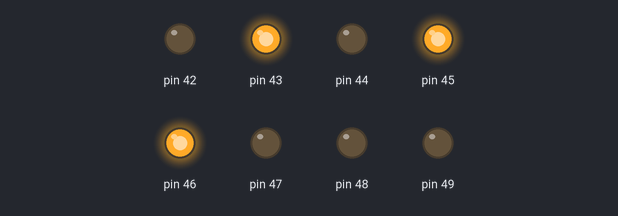
A sketch run on a simulated Arduino Mega 2560, built with avr-gcc and run on an emulated ATmega2560. On the bench: output pins drawn as LEDs (lit = HIGH).

Above: at 0.1 s.
At 0.6 s:
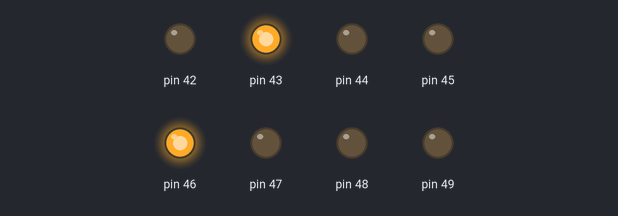
Timing chart, 0 to 2.1 s (numbered marks = the images above):
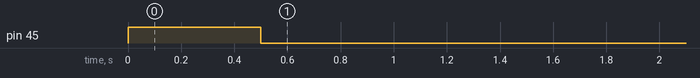

The sketch:

05-light_sequencer_byte.ino
```cpp
// DDRL  = 0b11111111; // Using 6 leds so
//         0b000000xx     Last 2 not usable
// PORTL = 0b10101000;
byte start = 2;

void setup()
{
    DDRL   = 0b11111111; // Port L def en tant que sortie
    PORTL  = 0b01011000;
    delay(500);
    PORTL &= 0b11101111;
}

void loop()
{
    // PORTL = 1 << position++;
    // if (position > 7) position = 2;
    // delay(500);
}

/* Récap Mega 2560
Port B
Pin Number	Bit Mask	Binary Representation
53	PB0	0b00000001
52	PB1	0b00000010
51	PB2	0b00000100
50	PB3	0b00001000
10	PB4	0b00010000
11	PB5	0b00100000
12	PB6	0b01000000
13	PB7	0b10000000
Port C
Pin Number	Bit Mask	Binary Representation
37	PC0	0b00000001
36	PC1	0b00000010
35	PC2	0b00000100
34	PC3	0b00001000
33	PC4	0b00010000
32	PC5	0b00100000
31	PC6	0b01000000
30	PC7	0b10000000
Port D
Pin Number	Bit Mask	Binary Representation
21	PD0	0b00000001
20	PD1	0b00000010
19	PD2	0b00000100
18	PD3	0b00001000
38	PD4	0b00010000
39	PD5	0b00100000
40	PD6	0b01000000
41	PD7	0b10000000
Port E
Pin Number	Bit Mask	Binary Representation
0	PE0	0b00000001
1	PE1	0b00000010
5	PE3	0b00001000
2	PE4	0b00010000
3	PE5	0b00100000
6	PE6	0b01000000
7	PE7	0b10000000
Port F
Pin Number	Bit Mask	Binary Representation
A0	PF0	0b00000001
A1	PF1	0b00000010
A2	PF2	0b00000100
A3	PF3	0b00001000
A4	PF4	0b00010000
A5	PF5	0b00100000
A6	PF6	0b01000000
A7	PF7	0b10000000
Port G
Pin Number	Bit Mask	Binary Representation
4	PG5	0b00100000
Port H
Pin Number	Bit Mask	Binary Representation
17	PH0	0b00000001
16	PH1	0b00000010
15	PH2	0b00000100
14	PH3	0b00001000
8	PH4	0b00010000
7	PH5	0b00100000
6	PH6	0b01000000
9	PH7	0b10000000
Port J
Pin Number	Bit Mask	Binary Representation
15	PJ0	0b00000001
14	PJ1	0b00000010
Port K
Pin Number	Bit Mask	Binary Representation
A8	PK0	0b00000001
A9	PK1	0b00000010
A10	PK2	0b00000100
A11	PK3	0b00001000
A12	PK4	0b00010000
A13	PK5	0b00100000
A14	PK6	0b01000000
A15	PK7	0b10000000
Port L
Pin Number	Bit Mask	Binary Representation
49	PL0	0b00000001
48	PL1	0b00000010
47	PL2	0b00000100
46	PL3	0b00001000
45	PL4	0b00010000
44	PL5	0b00100000
43	PL6	0b01000000
42	PL7	0b10000000
*/
```
